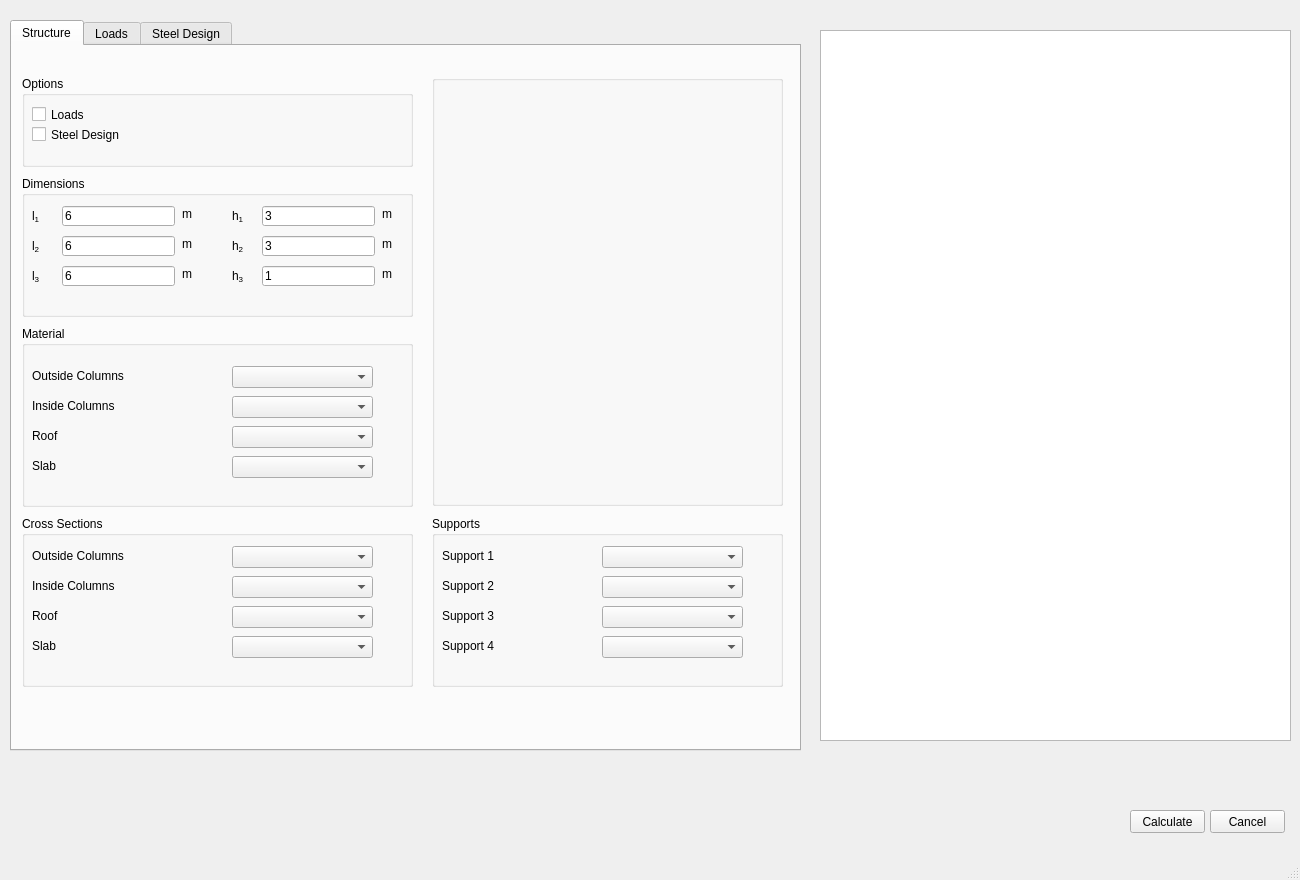
<?xml version="1.0" encoding="UTF-8"?>
<ui version="4.0">
 <class>MainWindow</class>
 <widget class="QMainWindow" name="MainWindow">
  <property name="geometry">
   <rect>
    <x>0</x>
    <y>0</y>
    <width>1300</width>
    <height>880</height>
   </rect>
  </property>
  <property name="windowTitle">
   <string>Frame Generator</string>
  </property>
  <widget class="QWidget" name="centralwidget">
   <widget class="QPushButton" name="buttonCalculate">
    <property name="geometry">
     <rect>
      <x>1130</x>
      <y>810</y>
      <width>75</width>
      <height>23</height>
     </rect>
    </property>
    <property name="text">
     <string>Calculate</string>
    </property>
   </widget>
   <widget class="QPushButton" name="buttonCancel">
    <property name="geometry">
     <rect>
      <x>1210</x>
      <y>810</y>
      <width>75</width>
      <height>23</height>
     </rect>
    </property>
    <property name="text">
     <string>Cancel</string>
    </property>
   </widget>
   <widget class="QTabWidget" name="tabWidget">
    <property name="geometry">
     <rect>
      <x>10</x>
      <y>20</y>
      <width>791</width>
      <height>731</height>
     </rect>
    </property>
    <property name="autoFillBackground">
     <bool>false</bool>
    </property>
    <property name="currentIndex">
     <number>0</number>
    </property>
    <widget class="QWidget" name="Structure">
     <attribute name="title">
      <string>Structure</string>
     </attribute>
     <widget class="QGroupBox" name="groupBox">
      <property name="geometry">
       <rect>
        <x>10</x>
        <y>30</y>
        <width>391</width>
        <height>91</height>
       </rect>
      </property>
      <property name="title">
       <string>Options</string>
      </property>
      <widget class="QCheckBox" name="checkBox_loads">
       <property name="geometry">
        <rect>
         <x>10</x>
         <y>30</y>
         <width>121</width>
         <height>17</height>
        </rect>
       </property>
       <property name="text">
        <string>Loads</string>
       </property>
      </widget>
      <widget class="QCheckBox" name="checkBox_steel_design">
       <property name="geometry">
        <rect>
         <x>10</x>
         <y>50</y>
         <width>121</width>
         <height>17</height>
        </rect>
       </property>
       <property name="text">
        <string>Steel Design</string>
       </property>
      </widget>
     </widget>
     <widget class="QGroupBox" name="groupBox_2">
      <property name="geometry">
       <rect>
        <x>10</x>
        <y>130</y>
        <width>391</width>
        <height>141</height>
       </rect>
      </property>
      <property name="title">
       <string>Dimensions</string>
      </property>
      <widget class="QLineEdit" name="lineEdit_l_1">
       <property name="geometry">
        <rect>
         <x>40</x>
         <y>30</y>
         <width>113</width>
         <height>20</height>
        </rect>
       </property>
       <property name="text">
        <string>6</string>
       </property>
      </widget>
      <widget class="QLabel" name="label">
       <property name="geometry">
        <rect>
         <x>10</x>
         <y>30</y>
         <width>31</width>
         <height>21</height>
        </rect>
       </property>
       <property name="text">
        <string>l&lt;sub&gt;1&lt;/sub&gt;</string>
       </property>
      </widget>
      <widget class="QLabel" name="label_2">
       <property name="geometry">
        <rect>
         <x>160</x>
         <y>30</y>
         <width>31</width>
         <height>16</height>
        </rect>
       </property>
       <property name="text">
        <string>m</string>
       </property>
      </widget>
      <widget class="QLabel" name="label_3">
       <property name="geometry">
        <rect>
         <x>160</x>
         <y>60</y>
         <width>31</width>
         <height>16</height>
        </rect>
       </property>
       <property name="text">
        <string>m</string>
       </property>
      </widget>
      <widget class="QLabel" name="label_4">
       <property name="geometry">
        <rect>
         <x>10</x>
         <y>60</y>
         <width>31</width>
         <height>21</height>
        </rect>
       </property>
       <property name="text">
        <string>l&lt;sub&gt;2&lt;/sub&gt;</string>
       </property>
      </widget>
      <widget class="QLineEdit" name="lineEdit_l_2">
       <property name="geometry">
        <rect>
         <x>40</x>
         <y>60</y>
         <width>113</width>
         <height>20</height>
        </rect>
       </property>
       <property name="text">
        <string>6</string>
       </property>
      </widget>
      <widget class="QLabel" name="label_5">
       <property name="geometry">
        <rect>
         <x>160</x>
         <y>90</y>
         <width>31</width>
         <height>16</height>
        </rect>
       </property>
       <property name="text">
        <string>m</string>
       </property>
      </widget>
      <widget class="QLabel" name="label_6">
       <property name="geometry">
        <rect>
         <x>10</x>
         <y>90</y>
         <width>31</width>
         <height>21</height>
        </rect>
       </property>
       <property name="text">
        <string>l&lt;sub&gt;3&lt;/sub&gt;</string>
       </property>
      </widget>
      <widget class="QLineEdit" name="lineEdit_l_3">
       <property name="geometry">
        <rect>
         <x>40</x>
         <y>90</y>
         <width>113</width>
         <height>20</height>
        </rect>
       </property>
       <property name="text">
        <string>6</string>
       </property>
      </widget>
      <widget class="QLabel" name="label_7">
       <property name="geometry">
        <rect>
         <x>360</x>
         <y>90</y>
         <width>31</width>
         <height>16</height>
        </rect>
       </property>
       <property name="text">
        <string>m</string>
       </property>
      </widget>
      <widget class="QLabel" name="label_8">
       <property name="geometry">
        <rect>
         <x>210</x>
         <y>60</y>
         <width>31</width>
         <height>21</height>
        </rect>
       </property>
       <property name="text">
        <string>h&lt;sub&gt;2&lt;/sub&gt;</string>
       </property>
      </widget>
      <widget class="QLabel" name="label_9">
       <property name="geometry">
        <rect>
         <x>210</x>
         <y>90</y>
         <width>31</width>
         <height>21</height>
        </rect>
       </property>
       <property name="text">
        <string>h&lt;sub&gt;3&lt;/sub&gt;</string>
       </property>
      </widget>
      <widget class="QLabel" name="label_10">
       <property name="geometry">
        <rect>
         <x>210</x>
         <y>30</y>
         <width>31</width>
         <height>21</height>
        </rect>
       </property>
       <property name="text">
        <string>h&lt;sub&gt;1&lt;/sub&gt;</string>
       </property>
      </widget>
      <widget class="QLabel" name="label_11">
       <property name="geometry">
        <rect>
         <x>360</x>
         <y>60</y>
         <width>31</width>
         <height>16</height>
        </rect>
       </property>
       <property name="text">
        <string>m</string>
       </property>
      </widget>
      <widget class="QLabel" name="label_12">
       <property name="geometry">
        <rect>
         <x>360</x>
         <y>30</y>
         <width>31</width>
         <height>16</height>
        </rect>
       </property>
       <property name="text">
        <string>m</string>
       </property>
      </widget>
      <widget class="QLineEdit" name="lineEdit_h_3">
       <property name="geometry">
        <rect>
         <x>240</x>
         <y>90</y>
         <width>113</width>
         <height>20</height>
        </rect>
       </property>
       <property name="text">
        <string>1</string>
       </property>
      </widget>
      <widget class="QLineEdit" name="lineEdit_h_1">
       <property name="geometry">
        <rect>
         <x>240</x>
         <y>30</y>
         <width>113</width>
         <height>20</height>
        </rect>
       </property>
       <property name="text">
        <string>3</string>
       </property>
      </widget>
      <widget class="QLineEdit" name="lineEdit_h_2">
       <property name="geometry">
        <rect>
         <x>240</x>
         <y>60</y>
         <width>113</width>
         <height>20</height>
        </rect>
       </property>
       <property name="text">
        <string>3</string>
       </property>
      </widget>
     </widget>
     <widget class="QGroupBox" name="groupBox_3">
      <property name="geometry">
       <rect>
        <x>10</x>
        <y>470</y>
        <width>391</width>
        <height>171</height>
       </rect>
      </property>
      <property name="title">
       <string>Cross Sections</string>
      </property>
      <widget class="QComboBox" name="comboBox_CS_s">
       <property name="geometry">
        <rect>
         <x>210</x>
         <y>120</y>
         <width>141</width>
         <height>22</height>
        </rect>
       </property>
      </widget>
      <widget class="QLabel" name="label_17">
       <property name="geometry">
        <rect>
         <x>10</x>
         <y>60</y>
         <width>101</width>
         <height>20</height>
        </rect>
       </property>
       <property name="text">
        <string>Inside Columns</string>
       </property>
      </widget>
      <widget class="QComboBox" name="comboBox_CS_i_c">
       <property name="geometry">
        <rect>
         <x>210</x>
         <y>60</y>
         <width>141</width>
         <height>22</height>
        </rect>
       </property>
      </widget>
      <widget class="QComboBox" name="comboBox_CS_r">
       <property name="geometry">
        <rect>
         <x>210</x>
         <y>90</y>
         <width>141</width>
         <height>22</height>
        </rect>
       </property>
      </widget>
      <widget class="QLabel" name="label_18">
       <property name="geometry">
        <rect>
         <x>10</x>
         <y>30</y>
         <width>101</width>
         <height>20</height>
        </rect>
       </property>
       <property name="text">
        <string>Outside Columns</string>
       </property>
      </widget>
      <widget class="QComboBox" name="comboBox_CS_o_c">
       <property name="geometry">
        <rect>
         <x>210</x>
         <y>30</y>
         <width>141</width>
         <height>22</height>
        </rect>
       </property>
      </widget>
      <widget class="QLabel" name="label_19">
       <property name="geometry">
        <rect>
         <x>10</x>
         <y>120</y>
         <width>101</width>
         <height>20</height>
        </rect>
       </property>
       <property name="text">
        <string>Slab</string>
       </property>
      </widget>
      <widget class="QLabel" name="label_20">
       <property name="geometry">
        <rect>
         <x>10</x>
         <y>90</y>
         <width>101</width>
         <height>20</height>
        </rect>
       </property>
       <property name="text">
        <string>Roof</string>
       </property>
      </widget>
     </widget>
     <widget class="QGroupBox" name="groupBox_4">
      <property name="geometry">
       <rect>
        <x>420</x>
        <y>470</y>
        <width>351</width>
        <height>171</height>
       </rect>
      </property>
      <property name="title">
       <string>Supports</string>
      </property>
      <widget class="QComboBox" name="comboBox_support_4">
       <property name="geometry">
        <rect>
         <x>170</x>
         <y>120</y>
         <width>141</width>
         <height>22</height>
        </rect>
       </property>
      </widget>
      <widget class="QLabel" name="label_21">
       <property name="geometry">
        <rect>
         <x>10</x>
         <y>120</y>
         <width>101</width>
         <height>20</height>
        </rect>
       </property>
       <property name="text">
        <string>Support 4</string>
       </property>
      </widget>
      <widget class="QLabel" name="label_22">
       <property name="geometry">
        <rect>
         <x>10</x>
         <y>90</y>
         <width>101</width>
         <height>20</height>
        </rect>
       </property>
       <property name="text">
        <string>Support 3</string>
       </property>
      </widget>
      <widget class="QComboBox" name="comboBox_support_1">
       <property name="geometry">
        <rect>
         <x>170</x>
         <y>30</y>
         <width>141</width>
         <height>22</height>
        </rect>
       </property>
      </widget>
      <widget class="QLabel" name="label_23">
       <property name="geometry">
        <rect>
         <x>10</x>
         <y>60</y>
         <width>101</width>
         <height>20</height>
        </rect>
       </property>
       <property name="text">
        <string>Support 2</string>
       </property>
      </widget>
      <widget class="QComboBox" name="comboBox_support_3">
       <property name="geometry">
        <rect>
         <x>170</x>
         <y>90</y>
         <width>141</width>
         <height>22</height>
        </rect>
       </property>
      </widget>
      <widget class="QComboBox" name="comboBox_support_2">
       <property name="geometry">
        <rect>
         <x>170</x>
         <y>60</y>
         <width>141</width>
         <height>22</height>
        </rect>
       </property>
      </widget>
      <widget class="QLabel" name="label_24">
       <property name="geometry">
        <rect>
         <x>10</x>
         <y>30</y>
         <width>101</width>
         <height>20</height>
        </rect>
       </property>
       <property name="text">
        <string>Support 1</string>
       </property>
      </widget>
     </widget>
     <widget class="QGroupBox" name="groupBox_5">
      <property name="geometry">
       <rect>
        <x>10</x>
        <y>280</y>
        <width>391</width>
        <height>181</height>
       </rect>
      </property>
      <property name="title">
       <string>Material</string>
      </property>
      <widget class="QLabel" name="label_13">
       <property name="geometry">
        <rect>
         <x>10</x>
         <y>40</y>
         <width>101</width>
         <height>20</height>
        </rect>
       </property>
       <property name="text">
        <string>Outside Columns</string>
       </property>
      </widget>
      <widget class="QComboBox" name="comboBox_Material_o_c">
       <property name="geometry">
        <rect>
         <x>210</x>
         <y>40</y>
         <width>141</width>
         <height>22</height>
        </rect>
       </property>
       <property name="currentText">
        <string/>
       </property>
      </widget>
      <widget class="QComboBox" name="comboBox_Material_i_c">
       <property name="geometry">
        <rect>
         <x>210</x>
         <y>70</y>
         <width>141</width>
         <height>22</height>
        </rect>
       </property>
      </widget>
      <widget class="QLabel" name="label_14">
       <property name="geometry">
        <rect>
         <x>10</x>
         <y>70</y>
         <width>101</width>
         <height>20</height>
        </rect>
       </property>
       <property name="text">
        <string>Inside Columns</string>
       </property>
      </widget>
      <widget class="QComboBox" name="comboBox_Material_r">
       <property name="geometry">
        <rect>
         <x>210</x>
         <y>100</y>
         <width>141</width>
         <height>22</height>
        </rect>
       </property>
      </widget>
      <widget class="QLabel" name="label_15">
       <property name="geometry">
        <rect>
         <x>10</x>
         <y>100</y>
         <width>101</width>
         <height>20</height>
        </rect>
       </property>
       <property name="text">
        <string>Roof</string>
       </property>
      </widget>
      <widget class="QComboBox" name="comboBox_Material_s">
       <property name="geometry">
        <rect>
         <x>210</x>
         <y>130</y>
         <width>141</width>
         <height>22</height>
        </rect>
       </property>
      </widget>
      <widget class="QLabel" name="label_16">
       <property name="geometry">
        <rect>
         <x>10</x>
         <y>130</y>
         <width>101</width>
         <height>20</height>
        </rect>
       </property>
       <property name="text">
        <string>Slab</string>
       </property>
      </widget>
     </widget>
     <widget class="QGroupBox" name="groupBox_6">
      <property name="geometry">
       <rect>
        <x>420</x>
        <y>29</y>
        <width>351</width>
        <height>431</height>
       </rect>
      </property>
      <property name="title">
       <string/>
      </property>
     </widget>
    </widget>
    <widget class="QWidget" name="Loads">
     <attribute name="title">
      <string>Loads</string>
     </attribute>
     <widget class="QGroupBox" name="groupBox_7">
      <property name="geometry">
       <rect>
        <x>10</x>
        <y>30</y>
        <width>761</width>
        <height>71</height>
       </rect>
      </property>
      <property name="title">
       <string>Self-weight</string>
      </property>
      <widget class="QLineEdit" name="lineEdit_g_r">
       <property name="geometry">
        <rect>
         <x>40</x>
         <y>30</y>
         <width>113</width>
         <height>20</height>
        </rect>
       </property>
       <property name="text">
        <string>6</string>
       </property>
      </widget>
      <widget class="QLabel" name="label_25">
       <property name="geometry">
        <rect>
         <x>10</x>
         <y>30</y>
         <width>31</width>
         <height>21</height>
        </rect>
       </property>
       <property name="text">
        <string>&lt;html&gt;&lt;head/&gt;&lt;body&gt;&lt;p&gt;g&lt;span style=&quot; vertical-align:sub;&quot;&gt;r&lt;/span&gt;&lt;/p&gt;&lt;/body&gt;&lt;/html&gt;</string>
       </property>
      </widget>
      <widget class="QLabel" name="label_26">
       <property name="geometry">
        <rect>
         <x>160</x>
         <y>30</y>
         <width>31</width>
         <height>16</height>
        </rect>
       </property>
       <property name="text">
        <string>kN/m</string>
       </property>
      </widget>
      <widget class="QLabel" name="label_27">
       <property name="geometry">
        <rect>
         <x>380</x>
         <y>30</y>
         <width>31</width>
         <height>16</height>
        </rect>
       </property>
       <property name="text">
        <string>kN/m</string>
       </property>
      </widget>
      <widget class="QLabel" name="label_28">
       <property name="geometry">
        <rect>
         <x>230</x>
         <y>30</y>
         <width>31</width>
         <height>21</height>
        </rect>
       </property>
       <property name="text">
        <string>&lt;html&gt;&lt;head/&gt;&lt;body&gt;&lt;p&gt;g&lt;span style=&quot; vertical-align:sub;&quot;&gt;s&lt;/span&gt;&lt;/p&gt;&lt;/body&gt;&lt;/html&gt;</string>
       </property>
      </widget>
      <widget class="QLineEdit" name="lineEdit_g_s">
       <property name="geometry">
        <rect>
         <x>260</x>
         <y>30</y>
         <width>113</width>
         <height>20</height>
        </rect>
       </property>
       <property name="text">
        <string>6</string>
       </property>
      </widget>
      <widget class="QLabel" name="label_29">
       <property name="geometry">
        <rect>
         <x>600</x>
         <y>30</y>
         <width>31</width>
         <height>16</height>
        </rect>
       </property>
       <property name="text">
        <string>kN/m</string>
       </property>
      </widget>
      <widget class="QLabel" name="label_30">
       <property name="geometry">
        <rect>
         <x>450</x>
         <y>30</y>
         <width>31</width>
         <height>21</height>
        </rect>
       </property>
       <property name="text">
        <string>&lt;html&gt;&lt;head/&gt;&lt;body&gt;&lt;p&gt;g&lt;span style=&quot; vertical-align:sub;&quot;&gt;w&lt;/span&gt;&lt;/p&gt;&lt;/body&gt;&lt;/html&gt;</string>
       </property>
      </widget>
      <widget class="QLineEdit" name="lineEdit_g_w">
       <property name="geometry">
        <rect>
         <x>480</x>
         <y>30</y>
         <width>113</width>
         <height>20</height>
        </rect>
       </property>
       <property name="text">
        <string>6</string>
       </property>
      </widget>
     </widget>
     <widget class="QGroupBox" name="groupBox_9">
      <property name="geometry">
       <rect>
        <x>10</x>
        <y>110</y>
        <width>761</width>
        <height>71</height>
       </rect>
      </property>
      <property name="title">
       <string>Snow</string>
      </property>
      <widget class="QLineEdit" name="lineEdit_s_r">
       <property name="geometry">
        <rect>
         <x>40</x>
         <y>30</y>
         <width>113</width>
         <height>20</height>
        </rect>
       </property>
       <property name="text">
        <string>6</string>
       </property>
      </widget>
      <widget class="QLabel" name="label_37">
       <property name="geometry">
        <rect>
         <x>10</x>
         <y>30</y>
         <width>31</width>
         <height>21</height>
        </rect>
       </property>
       <property name="text">
        <string>&lt;html&gt;&lt;head/&gt;&lt;body&gt;&lt;p&gt;s&lt;span style=&quot; vertical-align:sub;&quot;&gt;r&lt;/span&gt;&lt;/p&gt;&lt;/body&gt;&lt;/html&gt;</string>
       </property>
      </widget>
      <widget class="QLabel" name="label_38">
       <property name="geometry">
        <rect>
         <x>160</x>
         <y>30</y>
         <width>31</width>
         <height>16</height>
        </rect>
       </property>
       <property name="text">
        <string>kN/m</string>
       </property>
      </widget>
     </widget>
     <widget class="QGroupBox" name="groupBox_11">
      <property name="geometry">
       <rect>
        <x>10</x>
        <y>190</y>
        <width>761</width>
        <height>71</height>
       </rect>
      </property>
      <property name="title">
       <string>Load on Slab </string>
      </property>
      <widget class="QLineEdit" name="lineEdit_p_s">
       <property name="geometry">
        <rect>
         <x>40</x>
         <y>30</y>
         <width>113</width>
         <height>20</height>
        </rect>
       </property>
       <property name="text">
        <string>6</string>
       </property>
      </widget>
      <widget class="QLabel" name="label_39">
       <property name="geometry">
        <rect>
         <x>10</x>
         <y>30</y>
         <width>31</width>
         <height>21</height>
        </rect>
       </property>
       <property name="text">
        <string>&lt;html&gt;&lt;head/&gt;&lt;body&gt;&lt;p&gt;p&lt;span style=&quot; vertical-align:sub;&quot;&gt;s&lt;/span&gt;&lt;/p&gt;&lt;/body&gt;&lt;/html&gt;</string>
       </property>
      </widget>
      <widget class="QLabel" name="label_40">
       <property name="geometry">
        <rect>
         <x>160</x>
         <y>30</y>
         <width>31</width>
         <height>16</height>
        </rect>
       </property>
       <property name="text">
        <string>kN/m</string>
       </property>
      </widget>
     </widget>
    </widget>
    <widget class="QWidget" name="SteelDesign">
     <attribute name="title">
      <string>Steel Design</string>
     </attribute>
    </widget>
   </widget>
   <widget class="QGraphicsView" name="graphicsView">
    <property name="geometry">
     <rect>
      <x>820</x>
      <y>30</y>
      <width>471</width>
      <height>711</height>
     </rect>
    </property>
   </widget>
  </widget>
  <widget class="QMenuBar" name="menubar">
   <property name="geometry">
    <rect>
     <x>0</x>
     <y>0</y>
     <width>1300</width>
     <height>21</height>
    </rect>
   </property>
  </widget>
  <widget class="QStatusBar" name="statusbar"/>
 </widget>
 <resources/>
 <connections/>
</ui>
